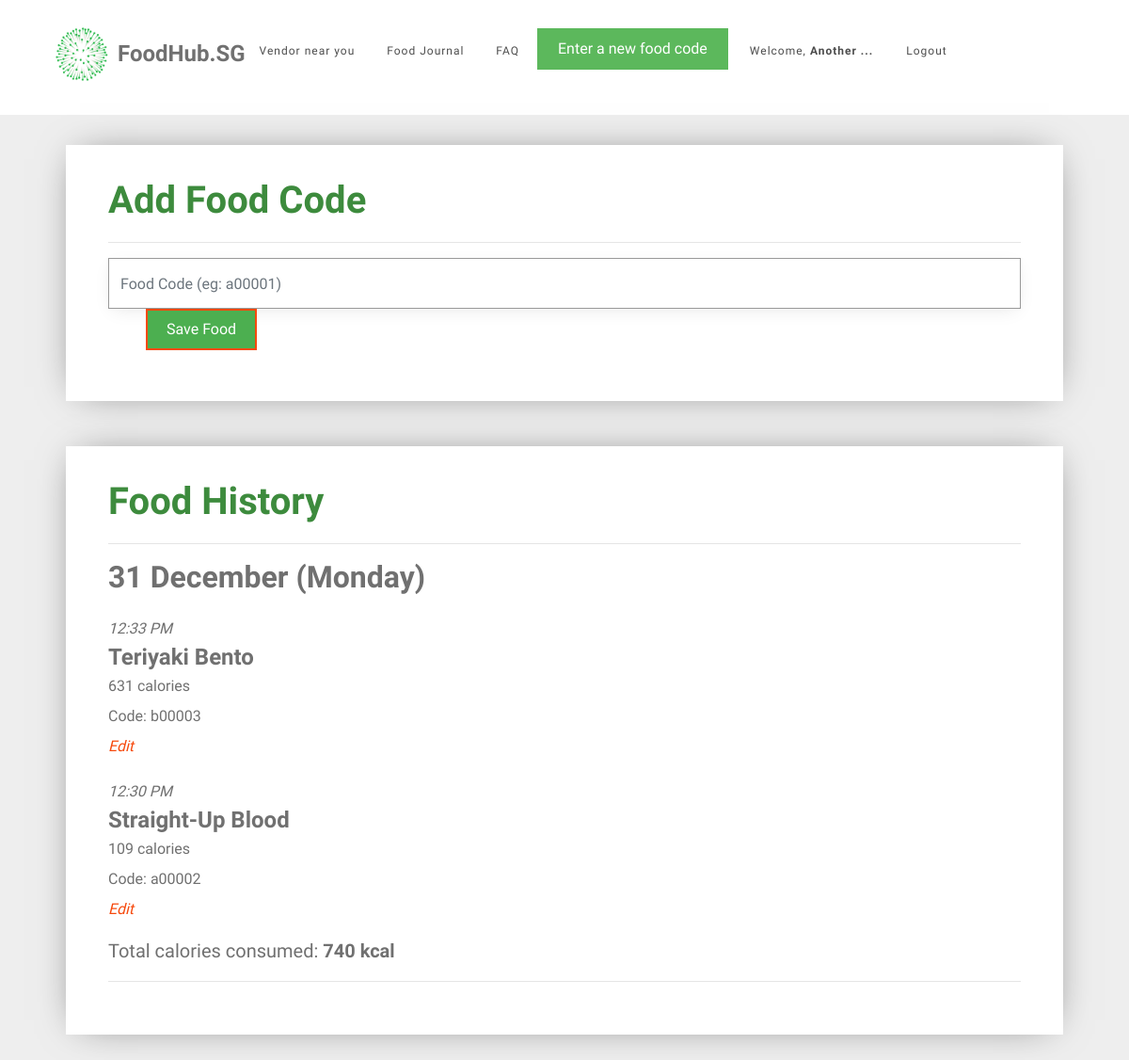
The app's page /food_journal (signed in), older data.
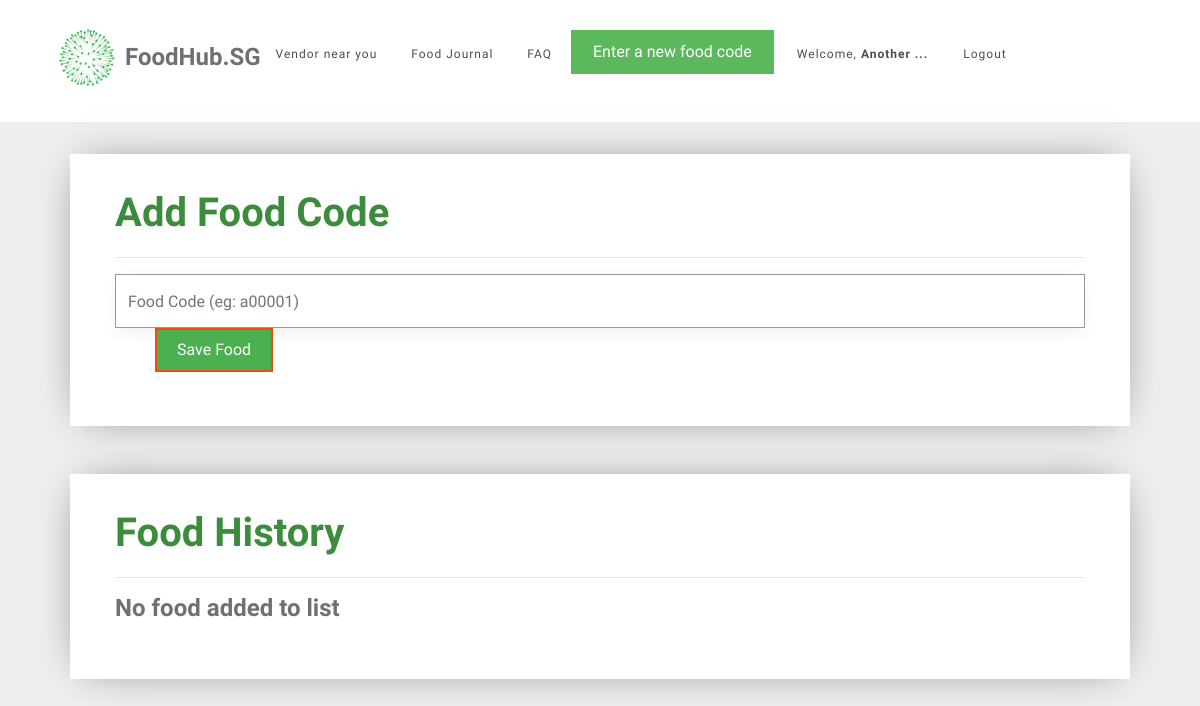
The same page, newer data.
### tables this page shows
CREATE TABLE "food_entry" (
	`id`	INTEGER PRIMARY KEY AUTOINCREMENT,
	`creator_id`	INTEGER NOT NULL,
	`created`	TIMESTAMP NOT NULL DEFAULT (datetime('now','localtime')),
	`food_code`	VARCHAR ( 6 ) NOT NULL,
	`food_name`	TEXT NOT NULL,
	`calories`	INT NOT NULL,
	FOREIGN KEY(`creator_id`) REFERENCES `user`(`id`)
);

### foodhubsg/food.py (the view, shortened to what this page needs)
@bp.route('/food_journal', methods=('GET', 'POST'))
@login_required
def food_journal():
    db = get_db()
    food_items = db.execute(
        'SELECT f.id, creator_id, food_name, created, calories, food_code, email'
        ' FROM food_entry f JOIN user u ON f.creator_id = u.id'
        ' WHERE f.creator_id = ?'
        ' ORDER BY datetime(created) DESC',
        (g.user['id'],),
    ).fetchall()
    users = db.execute(
        'SELECT id, name, email, password, height, weight'
        ' FROM user'
        ' WHERE id = ?',
        (g.user['id'],),
    ).fetchall()
    for user in users:
        weight = user['weight']
        height = user['height']
        name = user['name']
    bmi = weight / height ** height
    bmi = int(bmi)
    all_dates = []
    food_dates = []
    calories_list = []
    user_average_calories = 0
    number_of_days = 0
    if food_items == []:
        food_exists = 0
    else:
        food_exists = 1
    for food in food_items:
        food_date = food['created'].strftime('%d-%m-%y')
        all_dates.append(food_date)
    all_dates = remove_duplicates(all_dates)
    for date in all_dates:
        current_date_food = []
        current_date_calories = []
        for food in food_items:
            if date == food['created'].strftime('%d-%m-%y'):
                current_date_food.append(food)
                current_date_calories.append(food['calories'])
            else:
                continue
        food_dates.append(current_date_food)
        current_date_calories = sum(current_date_calories)
        calories_list.append(current_date_calories)
        number_of_days = len(calories_list)
        user_average_calories = int(sum(calories_list)/number_of_days)
    return render_template('food/food_journal.html',
                           food_dates=food_dates, all_dates=all_dates, calories_list=calories_list, name=name,
                           weight=weight, height=height, bmi=bmi, user_average_calories=user_average_calories,
                           number_of_days=number_of_days, food_exists=food_exists)

### foodhubsg/auth.py (called while the page is built)
def login_required(view):
    @functools.wraps(view)
    def wrapped_view(**kwargs):
        if g.user is None:
            return redirect(url_for('auth.login'))
        return view(**kwargs)
    return wrapped_view

@bp.before_app_request
def load_logged_in_user():
    user_id = session.get('user_id')
    if user_id is None:
        g.user = None
    else:
        g.user = get_db().execute(
            'SELECT * FROM user WHERE id = ?', (user_id,)
        ).fetchone()

### foodhubsg/db.py (called while the page is built)
def get_db():
    if 'db' not in g:
        g.db = sqlite3.connect(
            current_app.config['DATABASE'],
            detect_types=sqlite3.PARSE_DECLTYPES
        )
        g.db.row_factory = sqlite3.Row
    return g.db

### foodhubsg/food.py (called while the page is built)
def remove_duplicates(values):
    output = []
    seen = set()
    for value in values:
        if value not in seen:
            output.append(value)
            seen.add(value)
    return output

### foodhubsg/templates/food/food_journal.html (shortened to what this page needs)
{% extends 'base.html' %}
{% block content %}
<div id="colorlib-container">
    <div class="container">
        <div class="box1">
        <div class="row row-pb-md">
            <div class="col-md-12">
                <form method="post">
                    <header id="summary-header">
                        <h1 class="font_color"><b>Add Food Code</b></h1>
                        <hr>
                    </header>
                    <input name="code" id="code" class="form-control" value="{{ request.form['code'] }}" placeholder="Food Code (eg: a00001)" required>
                    <div class="row form-group" id="register-button">
                        <input type="submit" value="Save Food" class="btn btn-primary" style="background-color: #4CAF50;">
                    </div>
                </form>
            </div>
        </div>
        </div>
        <div class="box1">
        <div class="row row-pb-md">
            <div class="col-md-12">
                <header>
                    <h1 class="font_color"><b>Food History</b></h1>
                    <hr>
                </header>
                {% if food_exists == 0 %}
                    <article class="food-journal">
                        <header>
                            <div class="food-subsection">
                                <h4 style="margin-bottom: 0"><b>No food added to list</b></h4>
                            </div>
                        </header>
                    </article>
                {% else %}
                {% for date in food_dates %}
                    {% set example_food = date[0] %}
                    {% set example_date = example_food['created'].strftime('%d %B (%A)') %}
                    <h2> <b>{{ example_date }}</b> </h2>
                    {% for food in date %}
                        <article class="food-journal">
                            <header>
                                <div class="food-subsection">
                                    <div id="time-created"> <i>{{ food['created'].strftime('%I:%M %p') }}</i> </div>
                                    <h4 style="margin-bottom: 0"><b>{{ food['food_name'] }}</b></h4>
                                    <div class="about"> {{ food['calories'] }} calories <br> Code: <b> {{ food['food_code'] }} </b>
                                    <br>
                                    <div id="edit-link"><a class="action" href="{{ url_for('food.edit_food', id = food['id']) }}"><i>Edit</i></a></div>
                                    </div>
                                </div>
                            </header>
                        </article>
                    {% endfor %}
                    <h5>Total calories consumed: <b> {{ calories_list[loop.index - 1] }} kcal </b> </h5>
                    <hr>
                {% endfor %}
                {% endif %}
            </div>
            </div>
        </div>
        </div>
    </div>
{% endblock %}

### foodhubsg/templates/base.html (shortened to what this page needs)
<!doctype html>
<link rel="stylesheet" href="https://cdnjs.cloudflare.com/ajax/libs/font-awesome/4.7.0/css/font-awesome.min.css">
<link rel="stylesheet" href="https://stackpath.bootstrapcdn.com/bootstrap/4.1.3/css/bootstrap.min.css">
<link rel="stylesheet" href="../static/css/animate.css">
<link rel="stylesheet" href="../static/css/icomoon.css">
<link rel="stylesheet" href="../static/css/magnific-popup.css">
<link rel="stylesheet" href="../static/css/flexslider.css">
<link rel="stylesheet" href="../static/css/owl.carousel.min.css">
<link rel="stylesheet" href="../static/css/owl.theme.default.min.css">
<link rel="stylesheet" href="../static/css/style.css">
    {% if g.user %}
        <div id="page">
            <nav class="colorlib-nav" role="navigation">
                <div class="top-menu">
                    <div class="container">
                        <div class="row">
                            <div class="col-xs-2">
                                <div id="colorlib-logo">
                                    <img src="../static/images/healthhub-logo.png" width="65px" height="65px"; align="left"><a href="{{ url_for('index') }}"><p id="webname">FoodHub.SG</p></a>
                                </div>
                            </div>
                            <div class="col-xs-10 text-right menu-1" id="navbar-stuff">
                                <ul>
                                    <li><a href="{{ url_for('vendors.vendors') }}">Vendor near you</a></li>
                                    <li><a href="{{ url_for('food.food_journal') }}">Food Journal</a></li>
                                    <li><a href="{{ url_for('food.faq') }}">FAQ</a></li>
                                    <a href="{{ url_for('food.food_journal') }}"><button type="button" class="btn btn-success">Enter a new food code</button></a>
                                    <li id="user-profile"><a href="{{ url_for('user.user_settings')}}">Welcome, <span id="nav-name">{{ g.user['name'] }}!</span></a> <a href="{{ url_for('auth.logout') }}">Logout</a></li>
                                </ul>
                            </div>
                        </div>
                    </div>
                </div>
            </nav>
    {% endif %}
<section class="content">
    {% block content %}{% endblock %}
</section>
</div>

### foodhubsg/static/css/style.css (style rules this page uses)
#register-button { padding-left: 55px; }
.box1 { background: #ffffff; padding: 20px; box-shadow: 0 0 40px -15px rgba(0,0,0,0.75); }
#webname { margin-left: 70px; padding-top: 12px; }
.font_color { color: #3d8b3d; }
#page { position: relative; overflow-x: hidden; width: 100%; height: 100%; -webkit-transition: 0.5s; -o-transition: 0.5s; transition: 0.5s; }
a { color: #F6490D; -webkit-transition: 0.5s; -o-transition: 0.5s; transition: 0.5s; }
p { margin-bottom: 20px; }
h1, h2, h3, h4, h5, h6, figure { color: #707070; font-weight: 400; margin: 0 0 20px 0; }
.colorlib-nav .top-menu { padding: 25px 0; background: #ffffff; }
.colorlib-nav #colorlib-logo { font-size: 24px; margin: 0; padding: 0; line-height: 40px; font-weight: 700; }
.colorlib-nav #colorlib-logo a { position: relative; color: #707070; }
.colorlib-nav ul { padding: 0; margin: 5px 0 0 0; }
.colorlib-nav ul li { padding: 0; margin: 0; list-style: none; display: inline; font-weight: 400; letter-spacing: 1px; }
.colorlib-nav ul li a { position: relative; font-size: 12px; padding: 10px 15px; color: rgba(0, 0, 0, 0.7); -webkit-transition: 0.5s; -o-transition: 0.5s; transition: 0.5s; }
#colorlib-container, #colorlib-instagram, #colorlib-about, #colorlib-contact, #colorlib-footer { padding: 2em 0; clear: both; }
.content { display: block; }
.form-control { -webkit-box-shadow: none; -moz-box-shadow: none; -ms-box-shadow: none; -o-box-shadow: none; box-shadow: none; border: none; font-size: 16px !important; font-weight: 300; -webkit-border-radius: 0px; -moz-border-radius: 0px; -ms-border-radius: 0px; border-radius: 0px; }
.form-group { margin-bottom: 10px; }
.btn { margin-right: 4px; margin-bottom: 4px; font-size: 16px; font-weight: 400; -webkit-border-radius: 30px; -moz-border-radius: 30px; -ms-border-radius: 30px; border-radius: 30px; -webkit-transition: 0.5s; -o-transition: 0.5s; transition: 0.5s; padding: 8px 20px; }
.btn-primary { background: #F6490D; color: #fff; border: 2px solid #F6490D; }
.btn-success { background: #5cb85c; color: #fff; border: 2px solid #5cb85c; }
.form-control { -webkit-box-shadow: none; box-shadow: none; background: transparent; border: 1px solid rgba(0, 0, 0, 0.1); height: 54px; font-size: 18px; font-weight: 300; }
.row-pb-md { padding: 2em !important; }
#navbar-stuff { float: right; }
.btn-primary { border-radius: 0; }
.btn { border-radius: 0; }
.food-subsection { margin: 0.7em 0 1.0em 0; }
.form-control { border-width: 0.2px; border-color: #999999; box-shadow: 0 5px 20px -5px rgba(0,0,0,0.1); }
.box1 { background: #ffffff; padding: 0.5em; margin-bottom: 3em; box-shadow: 0 0 40px -15px rgba(0,0,0,0.6); }
.row.row-pb-md { margin: -5px -10px 0 -10px; }
.container { padding-right: 2.5em; padding-left: 2.5em; }
#nav-name { font-weight: bold; }

### foodhubsg/templates/base.html (style rules this page uses)
#webname { margin-left: 70px; padding-top: 12px; }

Row changes from the older to the newer data that the page shows:
removed food_entry: example_date "31 December (Monday)", created "12:33 PM", food_name "Teriyaki Bento", calories "631", food_code "b00003", calories_list "740"
removed food_entry: created "12:30 PM", food_name "Straight-Up Blood", calories "109", food_code "a00002", shown under "31 December (Monday)"
Text that changed along with them:
text now shown: "No food added to list"
